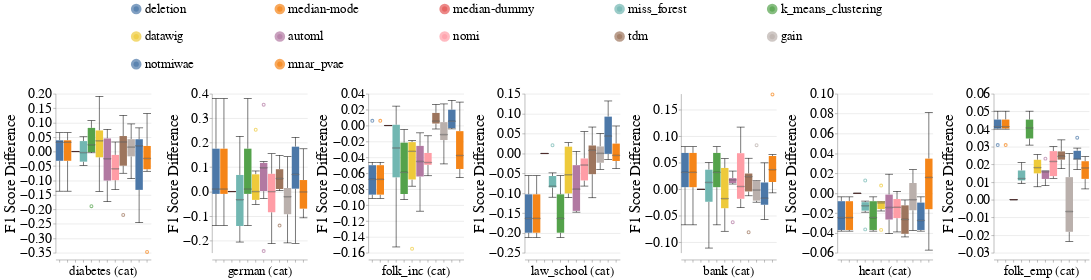

Write notebook code for a chart like this one.
### Markdown cell above
### Disparity Metrics

### Code cell
create_box_plots_for_diff_imputers_and_datasets_for_mixed_exp(train_injection_scenario='mixed_exp',
                                                              test_injection_scenario='MCAR1 & MAR1 & MNAR1',
                                                              metric_name='f1_score',
                                                              dataset_to_column_name=DATASET_TO_COLUMN_NAME,
                                                              dataset_to_group=DATASETS_SENSITIVE_ATTRS,
                                                              db_client=db_client,
                                                              without_dummy=False)

### Figure 1 — Vega-Lite specification as saved in the notebook (floating-point values rounded to 4 significant figures; data arrays with more than 128 entries replaced by an {"elided": "..."} marker saying what was removed)
{"config": {"view": {"continuousWidth": 400, "continuousHeight": 300, "stroke": null}, "axis": {"labelFontSize": 26, "labelFontWeight": "normal", "titleFontSize": 28, "titleFontWeight": "normal"}, "facet": {"spacing": 15}, "header": {"labelFontSize": 24, "labelOrient": "bottom", "labelPadding": 5, "titleFontSize": 28}, "legend": {"columns": 5, "direction": "horizontal", "labelFontSize": 24, "labelLimit": 400, "orient": "top", "symbolOffset": 140, "symbolStrokeWidth": 10, "titleAnchor": "middle", "titleFontSize": 26, "titleLimit": 300}, "title": {"fontSize": 28}}, "data": {"name": "data-34114f05bd3d58750769c9de5db7c97b"}, "mark": {"type": "boxplot", "median": {"stroke": "black", "strokeWidth": 0.7}, "ticks": true}, "encoding": {"color": {"field": "Null_Imputer_Name", "sort": ["deletion", "median-mode", "median-dummy", "miss_forest", "k_means_clustering", "datawig", "automl", "nomi", "tdm", "gain", "notmiwae"], "title": null, "type": "nominal"}, "column": {"field": "Extended_Dataset_Name", "sort": {"field": "Dataset_Sequence_Number", "order": "ascending"}, "title": null, "type": "nominal"}, "x": {"axis": {"labels": false}, "field": "Null_Imputer_Name", "sort": ["deletion", "median-mode", "median-dummy", "miss_forest", "k_means_clustering", "datawig", "automl", "nomi", "tdm", "gain", "notmiwae"], "title": null, "type": "nominal"}, "y": {"field": "F1_Score_Difference", "scale": {"zero": false}, "title": "F1 Score Difference", "type": "quantitative"}}, "resolve": {"scale": {"y": "independent"}}, "width": 180, "$schema": "https://vega.github.io/schema/vega-lite/v4.17.0.json", "datasets": {"data-34114f05bd3d58750769c9de5db7c97b": {"elided": "503 records"}}}
